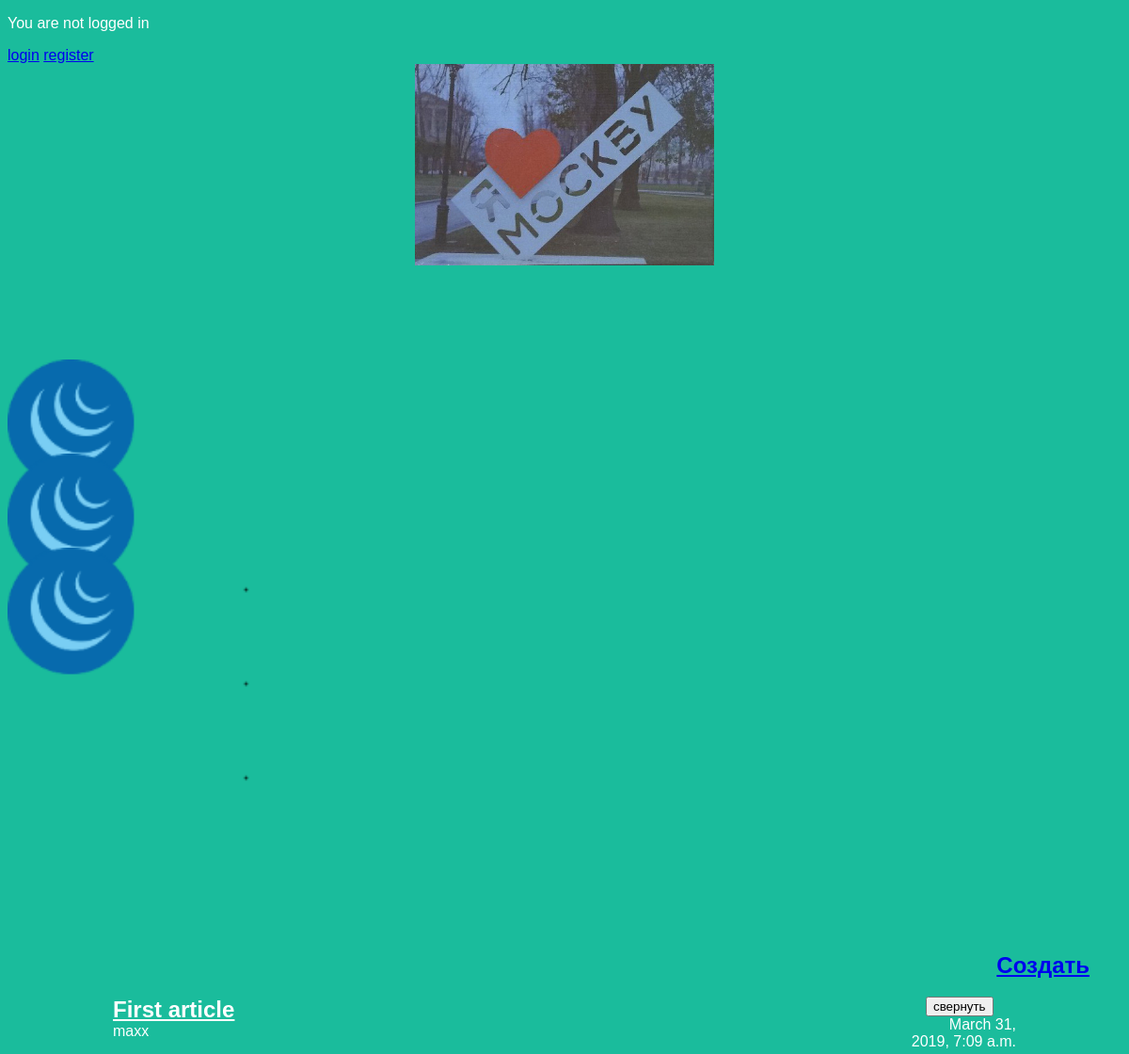
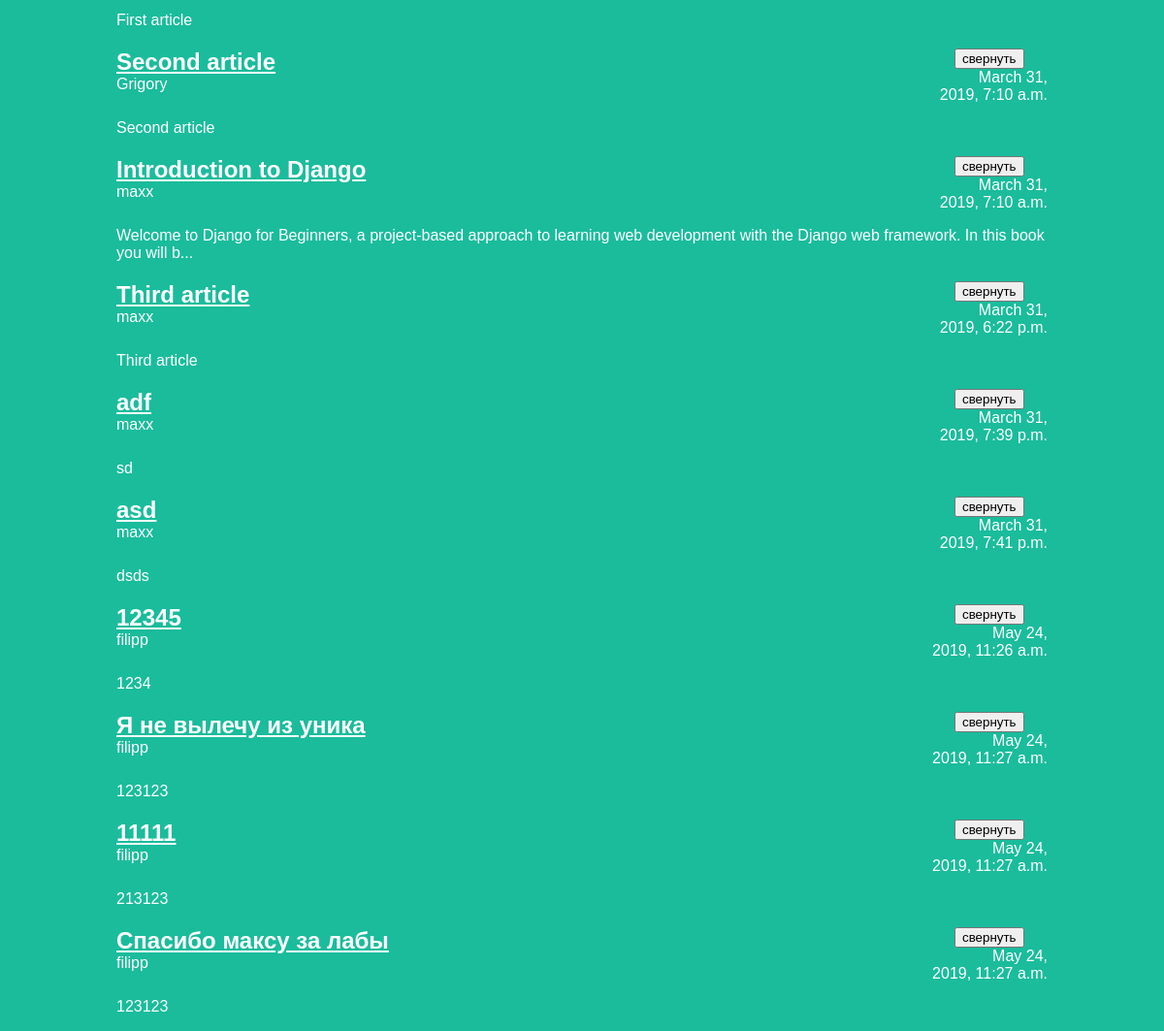
The app's page /articles/ with its own data (2 pictures, top to bottom).
### articles/models.py (models this page shows, shortened)
class Article(models.Model):
    objects = models.Manager()
    author = models.ForeignKey(settings.AUTH_USER_MODEL, on_delete=models.CASCADE)
    title = models.CharField(max_length=200)
    text = models.TextField()
    created_date = models.DateTimeField(default=timezone.now)
    def get_excerpt(self):
        return self.text[:140] + "..." if len(self.text) > 140 else self.text

### articles/views.py (the view)
# urls.py: path('articles/', views.archive, name='archive'),
def archive(request):
    return render(request, 'archive.html', {"posts":Article.objects.all()})

### articles/templates/archive.html (shortened to what this page needs)
<!DOCTYPE html>
{% block content %}
{% if user.is_authenticated %}
  Hi {{ user.username }}!
  <p><a href="{% url 'logout' %}">logout</a></p>
{% else %}
  <p>You are not logged in</p>
  <a href="{% url 'login' %}">login</a> <a href="{% url 'signup' %}">register</a>
{% endif %}
{% endblock %}
<body>
    <div class="header">
        {% load static %}
        <link rel="stylesheet" href="{% static 'css/article.css' %}">
        <img src="{% static 'img/dpb-logo.png' %}">
        <div class="icons-for-parallax">
            <img class="icon-for-parallax-first" src="{% static 'img/article-icon-for-parallax.png' %}">
        </div>
        <h2 class="exit"><a href="/article/new">Создать</a></h2>
    </div>
    <div class="archive">
        {% for post in posts %}
            <div class="one-post">
                <h2 class="post-title">
                    <a href="/article/{{ post.id }}">{{ post.title }}</a>
                </h2>
                <button class="fold-button" type="button">свернуть</button>
                <div class="articlein">
                    <div class="article-info">
                        <div class="article-author">{{ post.author.username }}</div>
                        <div class="article-created-date">{{ post.created_date }}</div>
                    </div>
                    <p class="article-text">{{ post.get_excerpt }}</p>
                </div>
            </div>
        {% endfor %}
    </div>
</body>

### articles/static/css/article.css (style rules this page uses)
body { background: #1abc9c; font-family: Tahoma, Arial, sans-serif; color: #ffffff; }
.header img { display: block; width: 318px; margin-left: auto; margin-right: auto; }
.exit { color: #ffffff; width: 1150px; text-align: right; }
.archive { width: 960px; margin-left: auto; margin-right: auto; }
.post-title a { color: #ffffff; width: 90%; float: left; }
.fold-button { text-align: right; }
.article-author { width: 50%; float: left; }
.article-created-date { text-align: right; }
.icons-for-parallax { margin-top: 100px; margin-bottom: 100px; height: 530px; position: relative; }
.icons-for-parallax img { position: absolute; top: 0; }
.icon-for-parallax-first { margin-top: 200px; z-index: 3; }

### records on screen
Article: title "First article", author.username "maxx", created_date "March 31, 2019, 7:09 a.m.", get_excerpt "First article"
Article: title "Second article", author.username "Grigory", created_date "March 31, 2019, 7:10 a.m.", get_excerpt "Second article"
Article: title "Introduction to Django", author.username "maxx", created_date "March 31, 2019, 7:10 a.m.", get_excerpt "Welcome to Django for Beginners, a project-based approach to learning web development with the Django web framework. In this book you will b..."
Article: title "Third article", author.username "maxx", created_date "March 31, 2019, 6:22 p.m.", get_excerpt "Third article"
Article: title "adf", author.username "maxx", created_date "March 31, 2019, 7:39 p.m.", get_excerpt "sd"
Article: title "asd", author.username "maxx", created_date "March 31, 2019, 7:41 p.m.", get_excerpt "dsds"
Article: title "12345", author.username "filipp", created_date "May 24, 2019, 11:26 a.m.", get_excerpt "1234"
Article: title "Я не вылечу из уника", author.username "filipp", created_date "May 24, 2019, 11:27 a.m.", get_excerpt "123123"
Article: title "11111", author.username "filipp", created_date "May 24, 2019, 11:27 a.m.", get_excerpt "213123"
Article: title "Спасибо максу за лабы", author.username "filipp", created_date "May 24, 2019, 11:27 a.m.", get_excerpt "123123"
